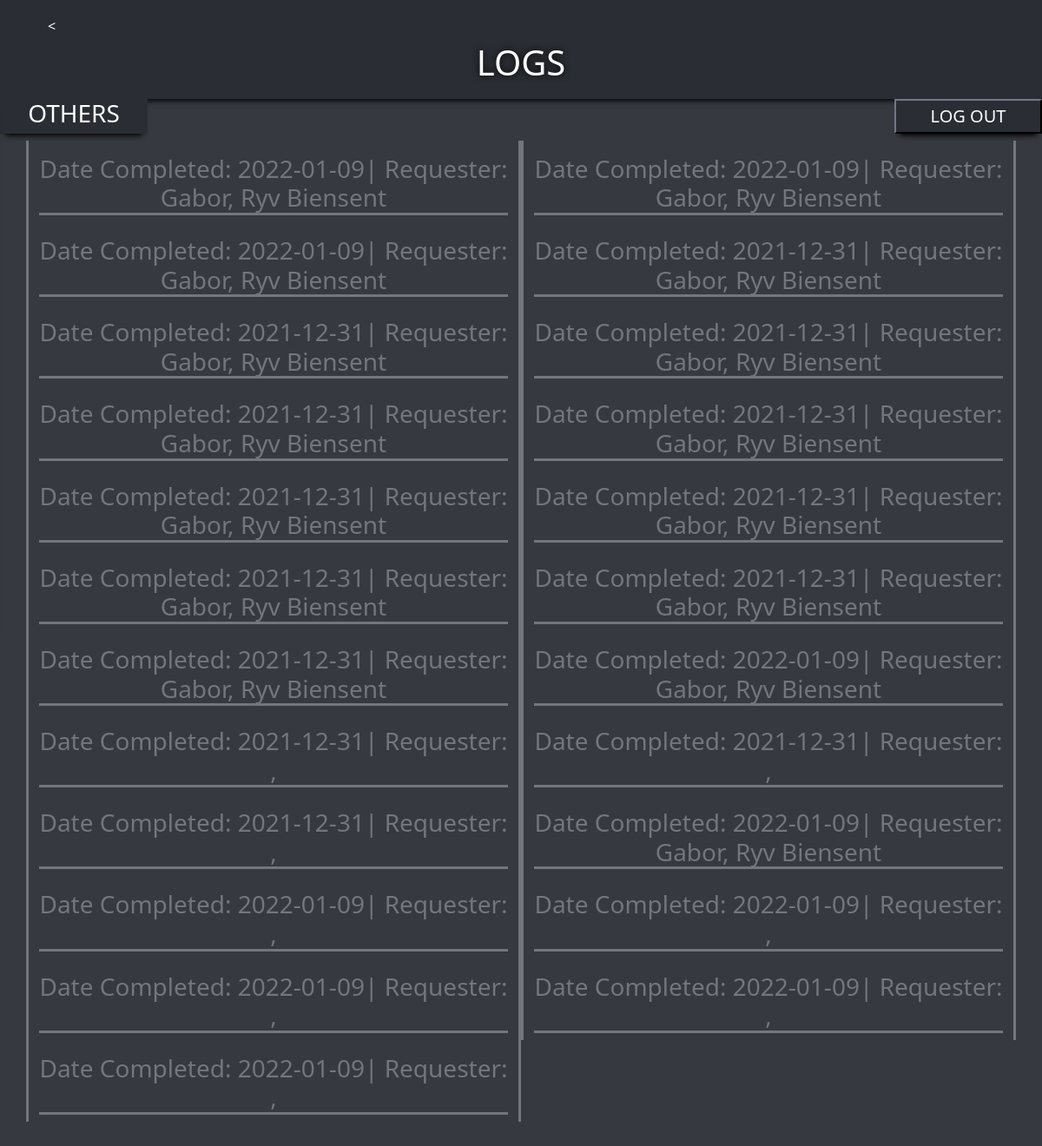
Screenshot of /logs.php (signed in) with the database file from the repository.
### tables this page shows
CREATE TABLE `requestslogs` (
  `datefin` date NOT NULL,
  `reqid` int(11) NOT NULL,
  `stud_id` int(11) NOT NULL,
  `lname` varchar(30) NOT NULL,
  `fname` varchar(30) NOT NULL,
  `mi` varchar(30) NOT NULL,
  `date` date NOT NULL,
  `form137` int(11) NOT NULL DEFAULT 0,
  `form138` int(11) NOT NULL DEFAULT 0,
  `diploma` int(11) NOT NULL DEFAULT 0,
  `asr` int(11) NOT NULL DEFAULT 0,
  `others` varchar(30) NOT NULL,
  `purpose` text NOT NULL,
  `batch` varchar(4) NOT NULL,
  `sig` varchar(50) NOT NULL,
  `number` int(20) NOT NULL,
  `email` varchar(50) NOT NULL,
  `sex` varchar(30) NOT NULL
);

### logs.php (the view, shortened to what this page needs)
<?php
	$con=mysqli_connect('localhost','root',"","erlss");
	if(mysqli_connect_errno()){
		echo"Failed to connect to mysql:".mysqli_connect_error;
	}
	else{
		if (isset($_SESSION['adminuser'])){
			$res2 = mysqli_query($con,"select * from requestslogs order by date desc");
		}
		else{
			header("location:adminl.php");
		}
	}
?>
<html>
<head>
  <link href="https://cdn.jsdelivr.net/npm/bootstrap@5.1.3/dist/css/bootstrap.min.css" rel="stylesheet">
  <link href="template.css" rel="stylesheet">
</head>
<body>
<div class="container-fluid p-5 text-center bg-202225">
<h1 style="margin-bottom: -7vh">LOGS</h1>
		<div class="back">
		<?php
			echo '<form><input style="text-decoration: none; text-align: left; color: white; background-color: #2A2D33; border-color: #2A2D33;width: 2vw; height: 5vh;" type="button" value="<" onClick="javascript:history.go(-1)"></form>';
			?>
		</div>
</div>
<div class="fancy"><h3> OTHERS</h3></div>
	<form action="out.php"class='logoutd'>
				<input class='logout' type="submit" value="LOG OUT">
			</form>
<form action = "reqsubmit.php" method = "post">
<div class="container mt-5">
    <div class="row">
		<?php
			if($res2 != null){
				while($logs = mysqli_fetch_array($res2)){
					echo "<div class='col-sm-6' style='border-left-style: solid;border-right-style: solid'>";
				echo  "<h3 style='margin-top: 2vh; border-bottom-style:solid'> Date Completed: " . $logs['datefin'] . "| Requester: " . $logs['lname'] . ", " . $logs['fname'] . "</h3>";
				echo "</div>";
				}
			}
		?>
    </div>
</div>
</body>
</html>

### template.css (style rules this page uses)
div input,select,textarea { width: 100%; height: 6vh; margin-top: 1vh; border : 0.2vh solid grey; border-radius: 0.5vh; text-align: center; background-color: #202225; border-color: #202225; color: white; }
h3 { text-align: center; }
.fancy { position: absolute; width: 170px; height: 40px; font-size: 20px; transition:all .1s ease-in-out; background-color: #2f3136; background-color: #2A2D33; -webkit-box-shadow: 0 8px 6px -6px black; -moz-box-shadow: 0 8px 6px -6px black; box-shadow: 0 8px 6px -6px black; color: white; }
.logoutd { margin-right: 10vw; text-align: right; }
.logout { position: absolute; font-size: 20px; right: 0; height: 40px; width: 170px; transition:all .1s ease-in-out; background-color: #2A2D33; border-color: #2A2D33; -webkit-box-shadow: 0 8px 6px -6px black; -moz-box-shadow: 0 8px 6px -6px black; box-shadow: 0 8px 6px -6px black; color: white; }
body { background-color: #36393f; color: #72767d; }
.container-fluid { background-color: #2A2D33; -webkit-box-shadow: 0 8px 6px -6px black; -moz-box-shadow: 0 8px 6px -6px black; box-shadow: 0 8px 6px -6px black; color: white; }
h1 { text-shadow: 0 0 1vh black; }
::placeholder { color: #F3F3F3; }
.back { text-align: left; }

### rows the page displays
requestslogs: datefin "2022-01-09", lname "Gabor", fname "Ryv Biensent"
requestslogs: datefin "2022-01-09", lname "Gabor", fname "Ryv Biensent"
requestslogs: datefin "2022-01-09", lname "Gabor", fname "Ryv Biensent"
requestslogs: datefin "2021-12-31", lname "Gabor", fname "Ryv Biensent"
requestslogs: datefin "2021-12-31", lname "Gabor", fname "Ryv Biensent"
requestslogs: datefin "2021-12-31", lname "Gabor", fname "Ryv Biensent"
requestslogs: datefin "2021-12-31", lname "Gabor", fname "Ryv Biensent"
requestslogs: datefin "2021-12-31", lname "Gabor", fname "Ryv Biensent"
requestslogs: datefin "2021-12-31", lname "Gabor", fname "Ryv Biensent"
requestslogs: datefin "2021-12-31", lname "Gabor", fname "Ryv Biensent"
requestslogs: datefin "2021-12-31", lname "Gabor", fname "Ryv Biensent"
requestslogs: datefin "2021-12-31", lname "Gabor", fname "Ryv Biensent"
requestslogs: datefin "2021-12-31", lname "Gabor", fname "Ryv Biensent"
requestslogs: datefin "2022-01-09", lname "Gabor", fname "Ryv Biensent"
requestslogs: datefin "2021-12-31"
requestslogs: datefin "2021-12-31"
requestslogs: datefin "2021-12-31"
requestslogs: datefin "2022-01-09", lname "Gabor", fname "Ryv Biensent"
requestslogs: datefin "2022-01-09"
requestslogs: datefin "2022-01-09"
requestslogs: datefin "2022-01-09"
requestslogs: datefin "2022-01-09"
requestslogs: datefin "2022-01-09"
